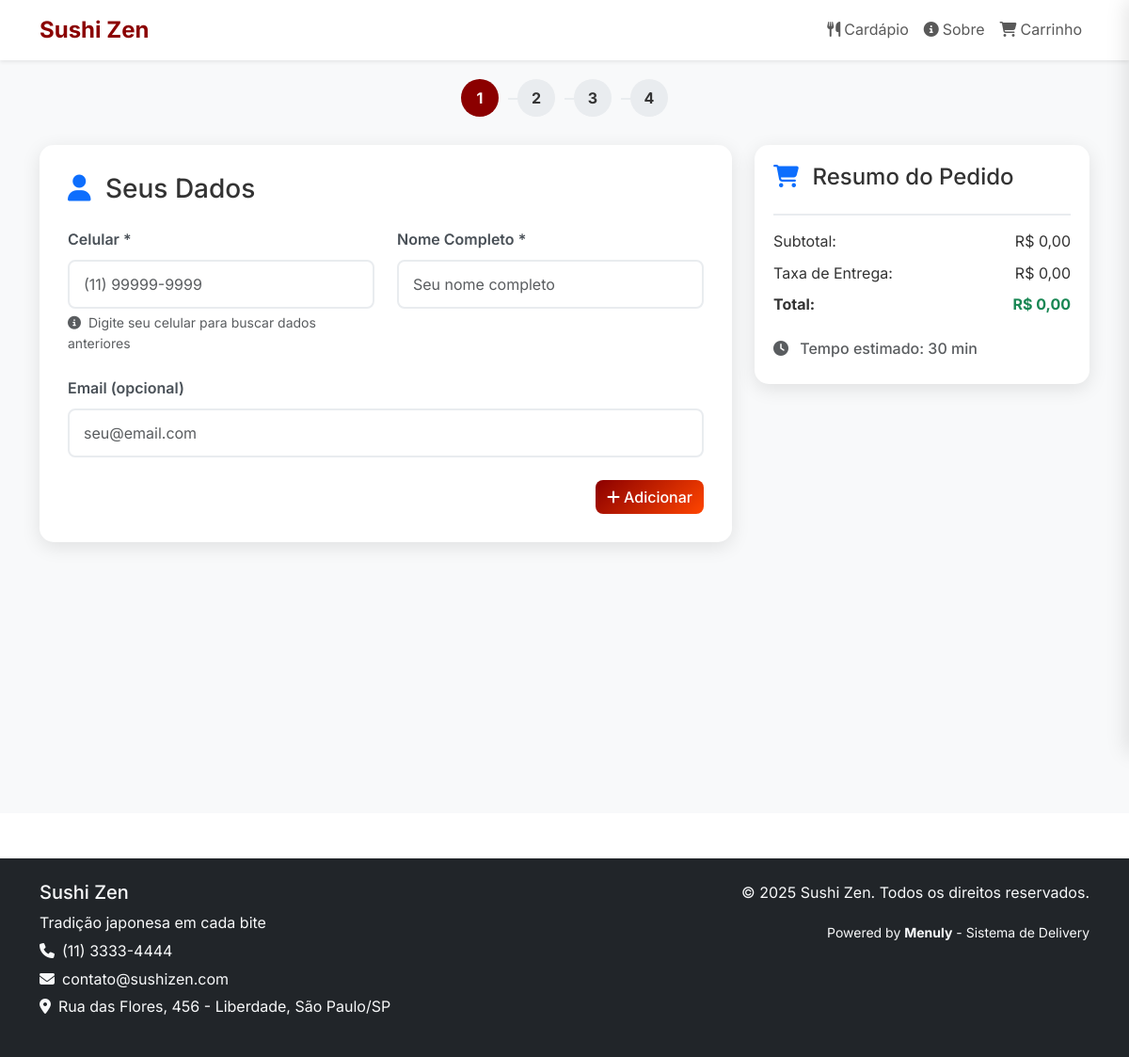
The app's page /sushi-zen/checkout/ with its own data.
### apps/restaurantes/models.py (models this page shows, shortened)
class Restaurante(models.Model):
    lojista = models.ForeignKey(Lojista, on_delete=models.CASCADE, related_name='restaurantes', verbose_name='Lojista')
    administradores = models.ManyToManyField(
        settings.AUTH_USER_MODEL,
        through='RestauranteAdministrador',
        through_fields=('restaurante', 'usuario'),  # Especifica quais campos usar
        related_name='restaurantes_gerenciados',
        blank=True,
        verbose_name='Administradores'
    )
    nome = models.CharField(max_length=200, verbose_name='Nome do Restaurante')
    slug = models.SlugField(max_length=200, unique=True, verbose_name='URL Personalizada')
    cnpj = models.CharField(max_length=18, blank=True, verbose_name='CNPJ')
    email = models.EmailField(verbose_name='Email')
    telefone = models.CharField(max_length=20, verbose_name='Telefone')
    whatsapp = models.CharField(max_length=20, blank=True, verbose_name='WhatsApp')
    endereco_rua = models.CharField(max_length=200, verbose_name='Rua')
    endereco_numero = models.CharField(max_length=20, verbose_name='Número')
    endereco_complemento = models.CharField(max_length=100, blank=True, verbose_name='Complemento')
    endereco_bairro = models.CharField(max_length=100, verbose_name='Bairro')
    endereco_cidade = models.CharField(max_length=100, verbose_name='Cidade')
    endereco_estado = models.CharField(max_length=2, verbose_name='Estado')
    endereco_cep = models.CharField(max_length=9, verbose_name='CEP')
    cor_primaria = models.CharField(max_length=7, default='#667eea', verbose_name='Cor Primária')
    cor_secundaria = models.CharField(max_length=7, default='#764ba2', verbose_name='Cor Secundária')
    cor_fundo = models.CharField(max_length=7, default='#ffffff', verbose_name='Cor de Fundo')
    cor_texto = models.CharField(max_length=7, default='#333333', verbose_name='Cor do Texto')
    cor_botoes = models.CharField(max_length=7, default='#28a745', verbose_name='Cor dos Botões')
    logo = models.ImageField(upload_to='restaurantes/logos/', blank=True, verbose_name='Logo')
    logo_thumbnail = ImageSpecField(source='logo', processors=[ResizeToFill(200, 200)], format='PNG')
    banner = models.ImageField(upload_to='restaurantes/banners/', blank=True, verbose_name='Banner Principal')
    banner_small = ImageSpecField(source='banner', processors=[ResizeToFill(800, 400)], format='JPEG')
    favicon = models.ImageField(upload_to='restaurantes/favicons/', blank=True, verbose_name='Favicon')
    slogan = models.CharField(max_length=200, blank=True, verbose_name='Slogan')
    mensagem_boas_vindas = models.TextField(blank=True, verbose_name='Mensagem de Boas-vindas')
    sobre_nos = models.TextField(blank=True, verbose_name='Sobre Nós')
    taxa_entrega = models.DecimalField(max_digits=6, decimal_places=2, default=0, verbose_name='Taxa de Entrega')
    tempo_estimado_entrega = models.IntegerField(default=30, verbose_name='Tempo Estimado (min)')
    raio_entrega_km = models.DecimalField(max_digits=5, decimal_places=2, default=5, verbose_name='Raio de Entrega (km)')
    aceita_pedidos = models.BooleanField(default=True, verbose_name='Aceita Pedidos')
    pedido_minimo = models.DecimalField(max_digits=8, decimal_places=2, default=0, verbose_name='Pedido Mínimo')
    funciona_segunda = models.BooleanField(default=True, verbose_name='Funciona Segunda')
    horario_segunda_abertura = models.TimeField(null=True, blank=True, verbose_name='Abertura Segunda')
    horario_segunda_fechamento = models.TimeField(null=True, blank=True, verbose_name='Fechamento Segunda')
    funciona_terca = models.BooleanField(default=True, verbose_name='Funciona Terça')
    horario_terca_abertura = models.TimeField(null=True, blank=True, verbose_name='Abertura Terça')
    horario_terca_fechamento = models.TimeField(null=True, blank=True, verbose_name='Fechamento Terça')
    funciona_quarta = models.BooleanField(default=True, verbose_name='Funciona Quarta')
    horario_quarta_abertura = models.TimeField(null=True, blank=True, verbose_name='Abertura Quarta')
    horario_quarta_fechamento = models.TimeField(null=True, blank=True, verbose_name='Fechamento Quarta')
    funciona_quinta = models.BooleanField(default=True, verbose_name='Funciona Quinta')
    horario_quinta_abertura = models.TimeField(null=True, blank=True, verbose_name='Abertura Quinta')
    horario_quinta_fechamento = models.TimeField(null=True, blank=True, verbose_name='Fechamento Quinta')
    funciona_sexta = models.BooleanField(default=True, verbose_name='Funciona Sexta')
    horario_sexta_abertura = models.TimeField(null=True, blank=True, verbose_name='Abertura Sexta')
    horario_sexta_fechamento = models.TimeField(null=True, blank=True, verbose_name='Fechamento Sexta')
    funciona_sabado = models.BooleanField(default=True, verbose_name='Funciona Sábado')
    horario_sabado_abertura = models.TimeField(null=True, blank=True, verbose_name='Abertura Sábado')
    horario_sabado_fechamento = models.TimeField(null=True, blank=True, verbose_name='Fechamento Sábado')
    funciona_domingo = models.BooleanField(default=False, verbose_name='Funciona Domingo')
    horario_domingo_abertura = models.TimeField(null=True, blank=True, verbose_name='Abertura Domingo')
    horario_domingo_fechamento = models.TimeField(null=True, blank=True, verbose_name='Fechamento Domingo')
    ativo = models.BooleanField(default=True, verbose_name='Ativo')
    aprovado = models.BooleanField(default=False, verbose_name='Aprovado')
    destaque = models.BooleanField(default=False, verbose_name='Em Destaque')
    criado_em = models.DateTimeField(auto_now_add=True, verbose_name='Criado em')
    atualizado_em = models.DateTimeField(auto_now=True, verbose_name='Atualizado em')
    class Meta:
        verbose_name = 'Restaurante'
        verbose_name_plural = 'Restaurantes'
        ordering = ['nome']
    def get_absolute_url(self):
        return f"/{self.slug}/"
    @property
    def endereco_completo(self):
        endereco = f"{self.endereco_rua}, {self.endereco_numero}"
        if self.endereco_complemento:
            endereco += f", {self.endereco_complemento}"
        endereco += f" - {self.endereco_bairro}, {self.endereco_cidade}/{self.endereco_estado}"
        return endereco

### apps/restaurantes/views.py (the view)
# urls.py: path('checkout/', views.checkout, name='checkout'),
def checkout(request, slug=None):
    restaurante = request.restaurante_atual
    if not restaurante:
        return redirect('core:lista_restaurantes')
    if not restaurante.aceita_pedidos:
        messages.error(request, 'Este restaurante não está aceitando pedidos no momento.')
        return redirect('restaurante:menu', slug=slug)
    context = {
        'restaurante': restaurante,
        'page_title': f"Finalizar Pedido - {restaurante.nome}",
        'meta_description': f"Finalize seu pedido no {restaurante.nome}",
    }
    return render(request, 'restaurante/checkout.html', context)

### apps/core/context_processors.py (called while the page is built)
def get_default_theme_vars():
    return {
        '--cor-primaria': '#007bff',
        '--cor-secundaria': '#6c757d',
        '--cor-fundo': '#ffffff',
        '--cor-texto': '#212529',
        '--cor-botao': '#28a745',
        '--fonte-primaria': 'Roboto, sans-serif',
        '--fonte-secundaria': 'Open Sans, sans-serif',
        '--tamanho-fonte-base': '16px',
        '--largura-maxima': '1200px',
        '--espacamento-geral': '15px',
        '--border-radius': '8px',
    }

### templates/restaurante/checkout.html (shortened to what this page needs)
{% extends 'base.html' %}
{% load static %}
{% block content %}
<div class="checkout-container">
    <div class="container">
        <div class="step-indicator">
            <div class="step active" id="step-indicator-1">1</div>
            <div class="step" id="step-indicator-2">2</div>
            <div class="step" id="step-indicator-3">3</div>
            <div class="step" id="step-indicator-4">4</div>
        </div>
        <div class="row">
            <div class="col-lg-8">
                <div class="checkout-card" id="step-cliente">
                    <h3 class="mb-4">
                        <i class="fas fa-user text-primary me-2"></i>
                        Seus Dados
                    </h3>
                    <div class="row">
                        <div class="col-md-6">
                            <div class="form-group">
                                <label class="form-label">Celular *</label>
                                <input type="tel"
                                       id="celular"
                                       name="celular"
                                       class="form-control"
                                       placeholder="(11) 99999-9999"
                                       required>
                                <div class="form-text">
                                    <i class="fas fa-info-circle me-1"></i>
                                    Digite seu celular para buscar dados anteriores
                                </div>
                            </div>
                        </div>
                        <div class="col-md-6">
                            <div class="form-group">
                                <label class="form-label">Nome Completo *</label>
                                <input type="text"
                                       id="nome"
                                       name="nome"
                                       class="form-control"
                                       placeholder="Seu nome completo"
                                       required>
                            </div>
                        </div>
                    </div>
                    <div class="form-group">
                        <label class="form-label">Email (opcional)</label>
                        <input type="email"
                               id="email"
                               name="email"
                               class="form-control"
                               placeholder="seu@email.com">
                    </div>
                    <div class="d-flex justify-content-end mt-4">
                        <button type="button" class="btn btn-primary" onclick="proximoPasso(2)">
                        </button>
                    </div>
                </div>
            </div>
            <div class="col-lg-4">
                <div class="order-summary">
                    <h4 class="mb-4">
                        <i class="fas fa-shopping-cart text-primary me-2"></i>
                        Resumo do Pedido
                    </h4>
                    <div class="total-section">
                        <div class="d-flex justify-content-between mb-2">
                            <span>Subtotal:</span>
                            <span id="subtotal">R$ 0,00</span>
                        </div>
                        <div class="d-flex justify-content-between mb-2">
                            <span>Taxa de Entrega:</span>
                            <span>R$ {{ restaurante.taxa_entrega|floatformat:2 }}</span>
                        </div>
                        <div class="d-flex justify-content-between">
                            <strong>Total:</strong>
                            <strong id="total-pedido" class="text-success">R$ 0,00</strong>
                        </div>
                    </div>
                    <div class="mt-4">
                        <h6 class="text-muted">
                            <i class="fas fa-clock me-2"></i>
                            Tempo estimado: {{ restaurante.tempo_estimado_entrega }} min
                        </h6>
                    </div>
                </div>
            </div>
        </div>
    </div>
</div>
{% endblock %}

### templates/base.html (shortened to what this page needs)
<!DOCTYPE html>
<html lang="pt-BR">
<head>
    <link href="https://cdn.jsdelivr.net/npm/bootstrap@5.3.0/dist/css/bootstrap.min.css" rel="stylesheet">
    <link href="https://cdnjs.cloudflare.com/ajax/libs/font-awesome/6.4.0/css/all.min.css" rel="stylesheet">
</head>
<body>
    <nav class="navbar navbar-expand-lg navbar-light bg-white shadow-sm">
        <div class="container">
            <a class="navbar-brand" href="{% if restaurante %}{{ restaurante.get_absolute_url }}{% else %}{% url 'core:home' %}{% endif %}">
                <span style="color: var(--cor-principal);">
                    {% if restaurante %}{{ restaurante.nome }}{% else %}{{ SITE_NAME }}{% endif %}
                </span>
            </a>
            <div class="collapse navbar-collapse" id="navbarNav">
                <ul class="navbar-nav ms-auto">
                    {% if restaurante %}
                        <li class="nav-item">
                            <a class="nav-link" href="{{ restaurante.get_absolute_url }}">
                                <i class="fas fa-utensils me-1"></i>Cardápio
                            </a>
                        </li>
                        <li class="nav-item">
                            <a class="nav-link" href="{% url 'restaurante:sobre' slug=restaurante.slug %}">
                                <i class="fas fa-info-circle me-1"></i>Sobre
                            </a>
                        </li>
                        <li class="nav-item">
                            <a class="nav-link position-relative" href="#" id="carrinho-header" onclick="abrirCarrinhoLateral()">
                                <i class="fas fa-shopping-cart me-1"></i>Carrinho
                            </a>
                        </li>
                    {% endif %}
                </ul>
            </div>
        </div>
    </nav>
    <main>
        {% block content %}{% endblock %}
    </main>
    <footer class="bg-dark text-light py-4 mt-5">
        <div class="container">
            <div class="row">
                <div class="col-md-6">
                    <h5>
                        {% if restaurante %}{{ restaurante.nome }}{% else %}{{ SITE_NAME }}{% endif %}
                    </h5>
                    <p class="mb-1">
                        {% if restaurante %}
                            {{ restaurante.slogan|default:"Delivery rápido e comida deliciosa!" }}
                        {% else %}
                            {{ SITE_DESCRIPTION }}
                        {% endif %}
                    </p>
                    {% if restaurante %}
                        <p class="mb-1">
                            <i class="fas fa-phone me-2"></i>{{ restaurante.telefone }}
                        </p>
                        <p class="mb-1">
                            <i class="fas fa-envelope me-2"></i>{{ restaurante.email }}
                        </p>
                        <p>
                            <i class="fas fa-map-marker-alt me-2"></i>{{ restaurante.endereco_completo }}
                        </p>
                    {% endif %}
                </div>
                <div class="col-md-6 text-md-end">
                    <p>&copy; {% now "Y" %}
                        {% if restaurante %}{{ restaurante.nome }}{% else %}{{ SITE_NAME }}{% endif %}.
                        Todos os direitos reservados.
                    </p>
                    <p>
                        <small>Powered by <strong>Menuly</strong> - Sistema de Delivery</small>
                    </p>
                </div>
            </div>
        </div>
    </footer>
    {% load static %}
</body>
</html>

### templates/restaurante/checkout.html (style rules this page uses)
.checkout-container { background: #f8f9fa; min-height: 100vh; padding: 20px 0; }
.checkout-card { background: white; border-radius: 15px; box-shadow: 0 5px 20px rgba(0,0,0,0.1); padding: 30px; margin-bottom: 20px; }
.step-indicator { display: flex; justify-content: center; margin-bottom: 30px; }
.step { width: 40px; height: 40px; border-radius: 50%; background: #e9ecef; display: flex; align-items: center; justify-content: center; font-weight: bold; margin: 0 10px; position: relative; }
.step.active { background: var(--cor-principal); color: white; }
.step:not(:last-child)::after { content: ''; position: absolute; top: 50%; left: 100%; width: 20px; height: 2px; background: #e9ecef; margin-left: 10px; }
.form-group { margin-bottom: 1.5rem; }
.form-label { font-weight: 600; color: #495057; margin-bottom: 0.5rem; }
.form-control { border-radius: 8px; border: 2px solid #e9ecef; padding: 12px 15px; }
.order-summary { background: white; border-radius: 15px; padding: 20px; box-shadow: 0 5px 20px rgba(0,0,0,0.1); position: sticky; top: 20px; }
.total-section { border-top: 2px solid #e9ecef; padding-top: 15px; margin-top: 15px; }

### records on screen
Restaurante: nome "Sushi Zen", taxa_entrega "0,00", tempo_estimado_entrega "30", slogan "Tradição japonesa em cada bite", telefone "(11) 3333-4444", email "contato@sushizen.com", endereco_completo "Rua das Flores, 456 - Liberdade, São Paulo/SP"
